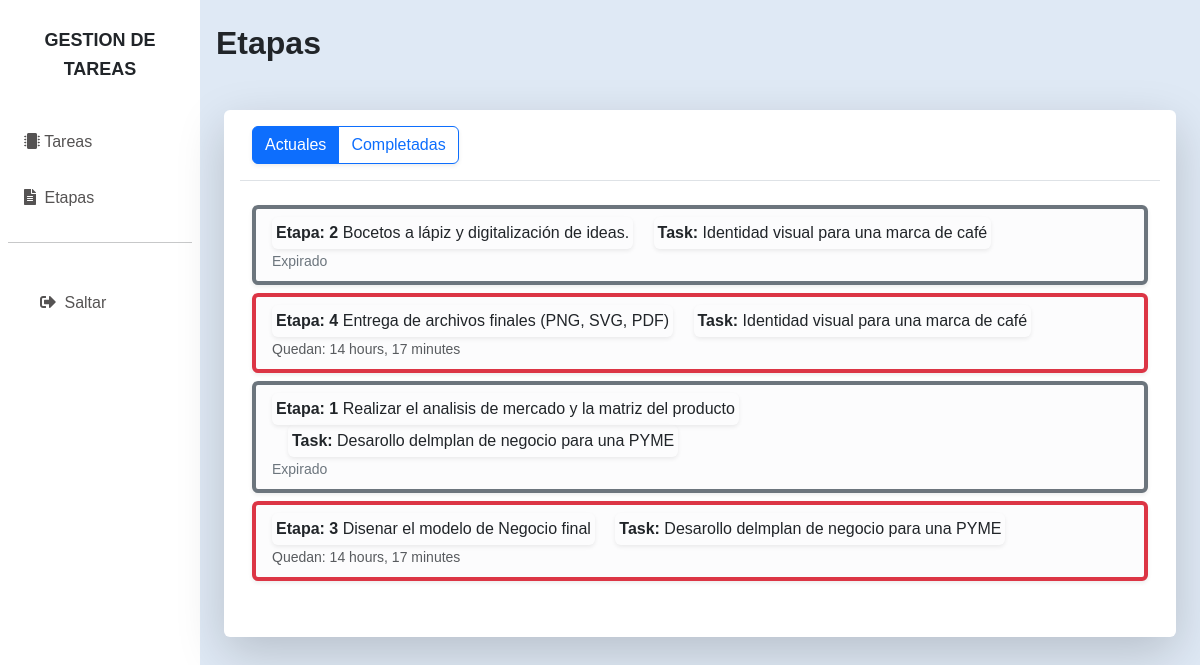
The page /stages/ (signed in) on the database its author committed.
### taskapp/models.py (models this page shows, shortened)
class Stage(models.Model):
    count = models.PositiveIntegerField(verbose_name='orden')
    title = models.CharField(max_length=100, verbose_name='titulo')
    description = models.TextField(null=False, blank=True, verbose_name='descripcion')
    start_date = models.DateTimeField(auto_now_add=True, verbose_name='fecha de inicio')
    end_date = models.DateTimeField(verbose_name='fecha de terminacion')
    status = models.BooleanField(default=False, verbose_name='completada')
    task = models.ForeignKey(
        Task,
        on_delete=models.CASCADE,
        related_name='stages',
        verbose_name='tarea')
    student = models.ForeignKey(
        settings.AUTH_USER_MODEL,
        on_delete=models.PROTECT,
        related_name='stages',
        limit_choices_to={'is_student': True},
        verbose_name='alumno')
    class Meta:
        ordering = ['task', 'count']
    @property
    def days_left(self):
        if self.end_date:
            delta = self.end_date - timezone.now()
            return delta.days
        return None

class Task(models.Model):
    title = models.CharField(max_length=100, verbose_name='titulo')
    description = models.TextField(null=False, blank=True, verbose_name='descripcion')
    start_date = models.DateTimeField(auto_now_add=True)
    end_date = models.DateTimeField(verbose_name='fecha de terminacion')
    status = models.BooleanField(default=False, verbose_name='completada')
    author = models.ForeignKey(
        settings.AUTH_USER_MODEL,
        on_delete=models.CASCADE,
        related_name='created_tasks',
        verbose_name='Autor de la tarea',
        null=True,
        blank=True
    )
    students = models.ManyToManyField(
        settings.AUTH_USER_MODEL,
        related_name='tasks_as_student',
        limit_choices_to={'is_student': True},
        verbose_name='alumnos'
    )
    tutor = models.ForeignKey(
        settings.AUTH_USER_MODEL,
        on_delete=models.PROTECT,
        related_name='tasks_as_tutor',
        limit_choices_to={'is_tutor': True},
        verbose_name='tutor')
    course = models.ForeignKey(
        Course,
        on_delete=models.PROTECT,
        related_name='tasks',
        verbose_name='cursos')

### taskapp/views.py (the view)
# urls.py: path('stages/', StagesListView.as_view(), name='stages_list'),
class StagesListView(ListView): #(PermissionRequiredMixin, ListView):
    model = Stage
    template_name = ('stages/stages-list.html')
    context_object_name = 'stages'
    def get_queryset(self):
        user = self.request.user
        return Stage.objects.filter(
            Q(task__tutor=user) | Q(student=user),
            task__status=False,
            status=False
        ).distinct()
    def get_context_data(self, **kwargs):
        user = self.request.user
        context = super().get_context_data(**kwargs)
        context['completed_stages'] = Stage.objects.filter(
            Q(task__tutor=user) | Q(student=user),
            Q(status=True) | Q(task__status=True)
        ).distinct().order_by('-end_date')
        context['now'] = timezone.now()
        return context

### taskapp/templates/stages/stages-list.html (shortened to what this page needs)
{% extends "_base.html" %}
{% block content %}
<h2 class="fw-bold">Etapas</h2>
<div class="row bg-white px-3 py-3 mx-2 my-5 rounded pb-5 shadow-lg">
    <div class="d-flex justify-content-between align-items-center mb-4 border-bottom pb-3">
        <div class="btn-group shadow-sm" role="group" id="stage-filter-group">
            <button type="button" id="btn-actual" class="btn btn-primary active-filter" data-filter="active">Actuales</button>
            <button type="button" id="btn-completed" class="btn btn-outline-primary" data-filter="completed">Completadas</button>
        </div>
    </div>
    <div id="stages_actual" class="col text-start">
        {% for stage in stages %}
        <ul class="list-group">
            <li class="list-group-item list-group-item-light mb-2 shadow-sm rounded border-start border-4
                {% if stage.days_left < 0 %} border-secondary
                {% elif stage.days_left < 2 %} border-danger
                {% elif stage.days_left < 4 %} border-warning
                {% else %} border-success
                {% endif %}">
                <div class="row align-items-center">
                    <div class="col text-start">
                        <a href="/stages/{{ stage.pk }}/" class="text-decoration-none link-dark shadow-sm rounded p-1"
                        style="transition: transform 0.2s; display: inline-block;"
                        onmouseover="this.style.transform='scale(1.1)'"
                        onmouseout="this.style.transform='scale(1)'">
                            <span class="fw-semibold">Etapa: {{ stage.count }}</span>  {{ stage.title }}
                        </a>
                        <a href="/tasks/{{ stage.task.pk }}/" class="text-decoration-none link-dark ms-3 shadow-sm rounded p-1 d-inline-block"
                        style="transition: transform 0.2s; display: inline-block;"
                        onmouseover="this.style.transform='scale(1.1)'"
                        onmouseout="this.style.transform='scale(1)'">
                            <span class="fw-semibold">Task:</span> {{ stage.task.title }}
                        </a>
                    <br>
                        <small class="text-muted">
                            {% if stage.end_date < now %}
                                <span class="text-secondary">Expirado</span>
                            {% else %}
                                Quedan: {{ stage.end_date|timeuntil }}
                            {% endif %}
                        </small>
                    </div>
                </div>
            </li>
            {% endfor %}
        </ul>
    </div>
</div>
{% endblock %}

### myproject/static/style.css (style rules this page uses)
* { font-family: "Poppins", sans-serif; }
body { background: #dfe9f5; }

### rows shown on the page
Stage: count "2", title "Bocetos a lápiz y digitalización de ideas.", task "Identidad visual para una marca de café", shows "Expirado"
Stage: count "4", title "Entrega de archivos finales (PNG, SVG, PDF)", task "Identidad visual para una marca de café", end_date "14 hours, 17 minutes"
Stage: count "1", title "Realizar el analisis de mercado y la matriz del producto", task "Desarollo delmplan de negocio para una PYME", shows "Expirado"
Stage: count "3", title "Disenar el modelo de Negocio final", task "Desarollo delmplan de negocio para una PYME", end_date "14 hours, 17 minutes"
